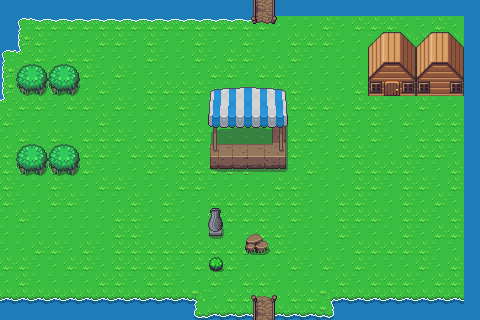

This is a level from a 2D game, rendered from its Tiled map with the project's own tilesets. A one-line summary and the map file follow, with tile-layer data summarised:
An orthogonal 30x20 tile map with 16x16 px tiles, 13 tile layers (L0, L1, L2, L3, ...), 2 hidden layers not drawn, 6 tilesets.

<map version="1.10" tiledversion="1.11.2" orientation="orthogonal" renderorder="right-down" width="30" height="20" tilewidth="16" tileheight="16" infinite="0" nextlayerid="23" nextobjectid="3">
 <properties>
  <property name="pos" type="class" propertytype="pos3">
   <properties>
    <property name="x" type="int" value="0" />
    <property name="y" type="int" value="0" />
    <property name="z" type="int" value="0" />
   </properties>
  </property>
 </properties>
 <tileset firstgid="1" source="../../../../game/assets/art/cave.tsx" />
 <tileset firstgid="1001" source="../../../../game/assets/art/properties.tsx" />
 <tileset firstgid="2001" source="../../../../game/assets/art/monsters/npc_test.tsx" />
 <tileset firstgid="2129" source="../../../../game/assets/art/materials2.tsx" />
 <tileset firstgid="2193" source="../../../../game/assets/art/overworld.tsx" />
 <tileset firstgid="3633" source="../../../../game/assets/art/tiny16.tsx" />
 <layer id="1" name="L0" width="30" height="20">
  <data>[600 cells, 600 non-empty, 14 distinct tile ids]</data>
 </layer>
 <layer id="5" name="L1" width="30" height="20">
  <data>[600 cells, 68 non-empty, 44 distinct tile ids]</data>
 </layer>
 <layer id="8" name="L2" width="30" height="20">
  <data>[600 cells, 1 non-empty, 1 distinct tile ids]</data>
 </layer>
 <layer id="15" name="L3" width="30" height="20">
  <data>[600 cells, 0 non-empty, 0 distinct tile ids]</data>
 </layer>
 <layer id="16" name="L4" width="30" height="20">
  <data>[600 cells, 0 non-empty, 0 distinct tile ids]</data>
 </layer>
 <layer id="17" name="L5" width="30" height="20">
  <data>[600 cells, 0 non-empty, 0 distinct tile ids]</data>
 </layer>
 <layer id="12" name="Monsters" width="30" height="20">
  <data>[600 cells, 0 non-empty, 0 distinct tile ids]</data>
 </layer>
 <layer id="22" name="NPCs" width="30" height="20">
  <data>[600 cells, 0 non-empty, 0 distinct tile ids]</data>
 </layer>
 <layer id="13" name="Items" width="30" height="20" visible="0">
  <data>[600 cells, 0 non-empty, 0 distinct tile ids]</data>
 </layer>
 <layer id="7" name="L6" width="30" height="20">
  <data>[600 cells, 21 non-empty, 18 distinct tile ids]</data>
 </layer>
 <layer id="4" name="L7" width="30" height="20" visible="0">
  <data>[600 cells, 0 non-empty, 0 distinct tile ids]</data>
 </layer>
 <layer id="18" name="L8" width="30" height="20">
  <data>[600 cells, 0 non-empty, 0 distinct tile ids]</data>
 </layer>
 <layer id="19" name="L9" width="30" height="20">
  <data>[600 cells, 0 non-empty, 0 distinct tile ids]</data>
 </layer>
 <layer id="20" name="L10" width="30" height="20">
  <data>[600 cells, 0 non-empty, 0 distinct tile ids]</data>
 </layer>
 <layer id="21" name="L11" width="30" height="20">
  <data>[600 cells, 0 non-empty, 0 distinct tile ids]</data>
 </layer>
 <objectgroup id="14" name="Portals" />
</map>
